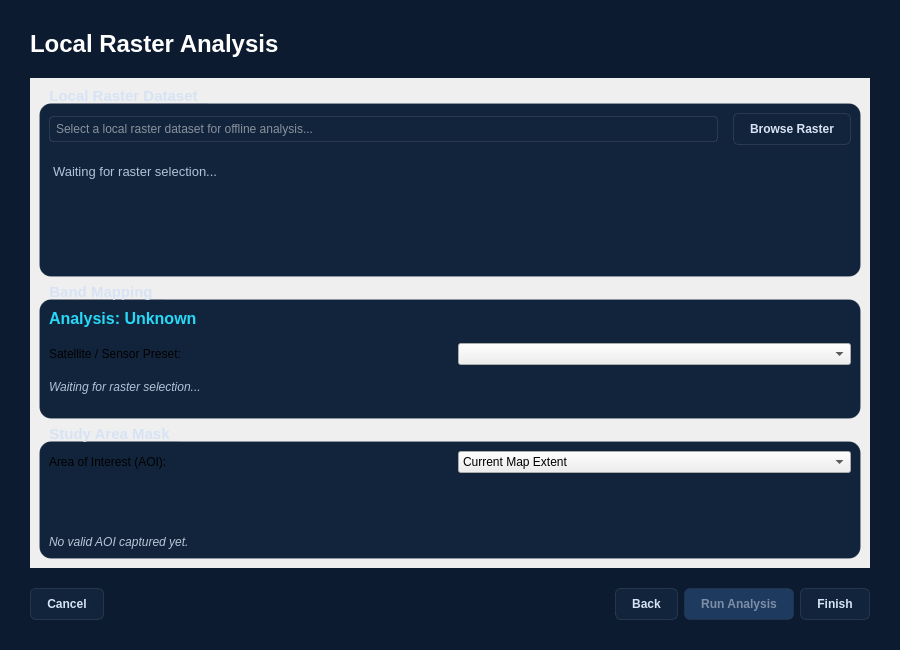
<?xml version="1.0" encoding="UTF-8"?>
<ui version="4.0">
 <class>LocalRasterWizardDialog</class>
 <widget class="QDialog" name="LocalRasterWizardDialog">
  <property name="geometry">
   <rect>
    <x>0</x>
    <y>0</y>
    <width>900</width>
    <height>650</height>
   </rect>
  </property>
  <property name="windowTitle">
   <string>Local Raster Analysis</string>
  </property>
  <property name="styleSheet">
   <string>
QDialog {
    background-color: #0C1B30;
    font-family: 'Segoe UI', system-ui, sans-serif;
}
QGroupBox {
    background-color: #12243B;
    border: 1px solid rgba(255, 255, 255, 0.1);
    border-radius: 12px;
    margin-top: 16px;
    font-size: 11pt;
    font-weight: 600;
    color: #FFFFFF;
}
QGroupBox::title {
    subcontrol-origin: margin;
    subcontrol-position: top left;
    padding: 0 8px;
    color: #D7E3F4;
}
QPushButton {
    padding: 8px 16px;
    border-radius: 6px;
    font-weight: 600;
    font-size: 9pt;
    background-color: #12243B;
    border: 1px solid rgba(255, 255, 255, 0.1);
    color: #D7E3F4;
}
QPushButton:hover {
    background-color: #1E3A5F;
}
QPushButton[cssClass="accent"] {
    background-color: #27D8F7;
    color: white;
    border: none;
    padding: 10px 20px;
    border-radius: 8px;
    font-size: 10pt;
}
QPushButton[cssClass="accent"]:hover {
    background-color: #27D8F7;
}
QPushButton:disabled {
    background-color: #1E3A5F;
    color: #7E8EA5;
    border: 1px solid rgba(255, 255, 255, 0.05);
}
QTableView, QTableWidget {
    background-color: #1E3A5F;
    color: #FFFFFF;
    border: 1px solid rgba(255, 255, 255, 0.1);
    border-radius: 8px;
    gridline-color: rgba(255, 255, 255, 0.10);
    alternate-background-color: #0C1B30;
    selection-background-color: rgba(39, 216, 247, 0.2);
    selection-color: #FFFFFF;
}
QTableView::item, QTableWidget::item {
    color: #FFFFFF;
    background-color: transparent;
}
QTableView::item:selected, QTableWidget::item:selected {
    color: #FFFFFF;
    background-color: rgba(39, 216, 247, 0.2);
}
QTableView::item:alternate, QTableWidget::item:alternate {
    color: #FFFFFF;
}
QTableView::item:disabled, QTableWidget::item:disabled {
    color: #AFC4D8;
}
QHeaderView::section {
    background-color: #0C1B30;
    padding: 8px;
    border: none;
    border-bottom: 1px solid rgba(255, 255, 255, 0.1);
    font-weight: 600;
    color: #FFFFFF;
}
QLabel#lblTitle {
    font-size: 18pt;
    font-weight: 700;
    color: #FFFFFF;
}
QComboBox QAbstractItemView {
    background-color: #12243B;
    color: #FFFFFF;
    selection-background-color: transparent;
    border: 1px solid rgba(255, 255, 255, 0.1);
    border-radius: 8px;
    outline: none;
    padding: 4px;
}
QComboBox QAbstractItemView::item {
    padding: 8px 12px;
    border-radius: 4px;
    color: #FFFFFF;
}
QComboBox QAbstractItemView::item:hover {
    background-color: #1E3A5F;
}
QComboBox QAbstractItemView::item:selected {
    background-color: #1E3A5F;
    color: #27D8F7;
    border-left: 3px solid #27D8F7;
}
QLineEdit, QDateEdit, QSpinBox, QDoubleSpinBox, QAbstractSpinBox {
    color: #FFFFFF;
    selection-color: #FFFFFF;
    selection-background-color: #27D8F7;
    background-color: #12243B;
    border: 1px solid rgba(255, 255, 255, 0.1);
    border-radius: 4px;
    padding: 4px;
}
QLineEdit::placeholder, QDateEdit::placeholder, QSpinBox::placeholder, QDoubleSpinBox::placeholder, QAbstractSpinBox::placeholder {
    color: #B8C6D8;
}
QLineEdit:disabled, QDateEdit:disabled, QSpinBox:disabled, QDoubleSpinBox:disabled, QAbstractSpinBox:disabled, QComboBox:disabled {
    color: #7E8EA5;
}
   </string>
  </property>
  <layout class="QVBoxLayout" name="mainLayout">
   <property name="spacing"><number>20</number></property>
   <property name="margin"><number>30</number></property>
   
   <item>
    <widget class="QLabel" name="lblTitle">
     <property name="text"><string>Local Raster Analysis</string></property>
    </widget>
   </item>
   
   <item>
    <widget class="QStackedWidget" name="stackedWidget">
     
     <!-- Page 1: Configuration -->
     <widget class="QWidget" name="pageConfig">
      <layout class="QVBoxLayout">
       <property name="margin"><number>0</number></property>
       <item>
        <widget class="QScrollArea">
         <property name="widgetResizable"><bool>true</bool></property>
         <property name="frameShape"><enum>QFrame::NoFrame</enum></property>
         <widget class="QWidget" name="scrollContent">
          <layout class="QVBoxLayout">
           
           <!-- Dataset Selection -->
           <item>
            <widget class="QGroupBox" name="grpDataset">
             <property name="title"><string>Local Raster Dataset</string></property>
             <layout class="QVBoxLayout">
              <property name="spacing"><number>15</number></property>
              
              <item>
               <layout class="QHBoxLayout">
                <item><widget class="QLineEdit" name="txtRasterFile"><property name="readOnly"><bool>true</bool></property><property name="placeholderText"><string>Select a local raster dataset for offline analysis...</string></property></widget></item>
                <item><widget class="QPushButton" name="btnBrowseRaster"><property name="text"><string>Browse Raster</string></property></widget></item>
               </layout>
              </item>
              
              <item>
               <widget class="QTextBrowser" name="txtRasterMetadata">
                <property name="styleSheet"><string>border: none; background: transparent; font-size: 10pt; color: #AFC4D8;</string></property>
                <property name="html"><string>Waiting for raster selection...</string></property>
               </widget>
              </item>
              
             </layout>
            </widget>
           </item>

           <!-- Band Mapping -->
           <item>
            <widget class="QGroupBox" name="grpBandMapping">
             <property name="title"><string>Band Mapping</string></property>
             <layout class="QVBoxLayout">
              <property name="spacing"><number>15</number></property>
              
              <item>
               <widget class="QLabel" name="lblAnalysisName">
                <property name="text"><string>Analysis: Unknown</string></property>
                <property name="styleSheet"><string>font-size: 12pt; font-weight: bold; color: #27D8F7;</string></property>
               </widget>
              </item>
              
              <item>
               <layout class="QHBoxLayout">
                <item><widget class="QLabel"><property name="text"><string>Satellite / Sensor Preset:</string></property><property name="minimumSize"><size><width>150</width><height>0</height></size></property></widget></item>
                <item><widget class="QComboBox" name="cmbSensor"></widget></item>
               </layout>
              </item>
              
              <item>
               <widget class="QLabel" name="lblBandStatus">
                <property name="text"><string>&lt;i style="color: #AFC4D8;"&gt;Waiting for raster selection...&lt;/i&gt;</string></property>
                <property name="textFormat"><enum>Qt::RichText</enum></property>
               </widget>
              </item>
              
              <item>
               <widget class="QFrame" name="frameBands">
                <layout class="QVBoxLayout" name="layoutBands">
                 <property name="margin"><number>0</number></property>
                </layout>
               </widget>
              </item>
             </layout>
            </widget>
           </item>

           <!-- Study Area -->
           <item>
            <widget class="QGroupBox" name="grpStudyArea">
             <property name="title"><string>Study Area Mask</string></property>
             <layout class="QVBoxLayout">
              <property name="spacing"><number>15</number></property>
              <item>
               <layout class="QHBoxLayout">
                <item><widget class="QLabel"><property name="text"><string>Area of Interest (AOI):</string></property><property name="minimumSize"><size><width>150</width><height>0</height></size></property></widget></item>
                <item>
                 <widget class="QComboBox" name="cmbAoi">
                  <item><property name="text"><string>Current Map Extent</string></property></item>
                  <item><property name="text"><string>Selected Features in Active Layer</string></property></item>
                  <item><property name="text"><string>Active Layer Bounding Box</string></property></item>
                  <item><property name="text"><string>Draw Polygon</string></property></item>
                  <item><property name="text"><string>Browse Vector File</string></property></item>
                 </widget>
                </item>
               </layout>
              </item>
              <item>
               <widget class="QStackedWidget" name="stkAoiControls">
                <property name="maximumSize"><size><width>16777215</width><height>50</height></size></property>
                <widget class="QWidget" name="pageAoiEmpty"><layout class="QVBoxLayout"><property name="margin"><number>0</number></property></layout></widget>
                <widget class="QWidget" name="pageAoiDraw">
                 <layout class="QHBoxLayout">
                  <property name="margin"><number>0</number></property>
                  <item><spacer><property name="orientation"><enum>Qt::Horizontal</enum></property><property name="sizeHint" stdset="0"><size><width>150</width><height>20</height></size></property></spacer></item>
                  <item><widget class="QPushButton" name="btnStartDrawing"><property name="text"><string>Start Drawing on Map</string></property></widget></item>
                  <item><spacer><property name="orientation"><enum>Qt::Horizontal</enum></property><property name="sizeHint" stdset="0"><size><width>40</width><height>20</height></size></property></spacer></item>
                 </layout>
                </widget>
                <widget class="QWidget" name="pageAoiFile">
                 <layout class="QHBoxLayout">
                  <property name="margin"><number>0</number></property>
                  <item><spacer><property name="orientation"><enum>Qt::Horizontal</enum></property><property name="sizeHint" stdset="0"><size><width>150</width><height>20</height></size></property></spacer></item>
                  <item><widget class="QLineEdit" name="txtAoiFile"><property name="readOnly"><bool>true</bool></property><property name="placeholderText"><string>Select .shp, .gpkg, .geojson...</string></property></widget></item>
                  <item><widget class="QPushButton" name="btnBrowseAoi"><property name="text"><string>Browse...</string></property></widget></item>
                 </layout>
                </widget>
               </widget>
              </item>
              <item>
               <widget class="QLabel" name="lblAoiSummary">
                <property name="text"><string>&lt;i style="color: #B8C6D8;"&gt;No valid AOI captured yet.&lt;/i&gt;</string></property>
                <property name="textFormat"><enum>Qt::RichText</enum></property>
               </widget>
              </item>
             </layout>
            </widget>
           </item>

           <item><spacer><property name="orientation"><enum>Qt::Vertical</enum></property><property name="sizeHint" stdset="0"><size><width>20</width><height>40</height></size></property></spacer></item>
          </layout>
         </widget>
        </widget>
       </item>
      </layout>
     </widget>
     
     <!-- Page 2: Progress -->
     <widget class="QWidget" name="pageProgress">
      <layout class="QVBoxLayout">
       <item><spacer><property name="orientation"><enum>Qt::Vertical</enum></property><property name="sizeHint" stdset="0"><size><width>20</width><height>40</height></size></property></spacer></item>
       <item>
        <widget class="QLabel" name="lblStatus">
         <property name="text"><string>Preparing Local Analysis...</string></property>
         <property name="alignment"><set>Qt::AlignCenter</set></property>
         <property name="styleSheet"><string>font-size: 14pt; font-weight: 600; color: #27D8F7;</string></property>
        </widget>
       </item>
       <item>
        <widget class="QProgressBar" name="progressBar">
         <property name="value"><number>0</number></property>
         <property name="textVisible"><bool>false</bool></property>
         <property name="minimumSize"><size><width>0</width><height>15</height></size></property>
         <property name="maximumSize"><size><width>16777215</width><height>15</height></size></property>
         <property name="styleSheet"><string>
QProgressBar {
    border: none;
    background-color: rgba(255, 255, 255, 0.1);
    border-radius: 7px;
}
QProgressBar::chunk {
    background-color: #27D8F7;
    border-radius: 7px;
}
         </string></property>
        </widget>
       </item>
       <item><spacer><property name="orientation"><enum>Qt::Vertical</enum></property><property name="sizeHint" stdset="0"><size><width>20</width><height>40</height></size></property></spacer></item>
      </layout>
     </widget>

     <!-- Page 3: Summary -->
     <widget class="QWidget" name="pageSummary">
      <layout class="QVBoxLayout">
       <item>
        <widget class="QLabel" name="lblSummaryTitle">
         <property name="text"><string>Analysis Complete!</string></property>
         <property name="alignment"><set>Qt::AlignCenter</set></property>
         <property name="styleSheet"><string>font-size: 18pt; font-weight: bold; color: #10B981;</string></property>
        </widget>
       </item>
       <item>
        <widget class="QTextBrowser" name="txtSummary">
         <property name="styleSheet"><string>border: 1px solid rgba(255, 255, 255, 0.1); border-radius: 8px; background-color: #12243B; font-size: 11pt; padding: 10px; color: #FFFFFF;</string></property>
        </widget>
       </item>
      </layout>
     </widget>
     
    </widget>
   </item>
   
   <item>
    <widget class="QFrame" name="buttonFrame">
     <layout class="QHBoxLayout">
      <property name="margin"><number>0</number></property>
      <item>
       <widget class="QPushButton" name="btnCancel">
        <property name="text"><string>Cancel</string></property>
        <property name="cssClass" stdset="0"><string>none</string></property>
       </widget>
      </item>
      <item><spacer><property name="orientation"><enum>Qt::Horizontal</enum></property><property name="sizeHint" stdset="0"><size><width>40</width><height>20</height></size></property></spacer></item>
      <item>
       <widget class="QPushButton" name="btnBack">
        <property name="text"><string>Back</string></property>
        <property name="cssClass" stdset="0"><string>none</string></property>
       </widget>
      </item>
      <item>
       <widget class="QPushButton" name="btnRun">
        <property name="text"><string>Run Analysis</string></property>
        <property name="cssClass" stdset="0"><string>accent</string></property>
        <property name="enabled"><bool>false</bool></property>
       </widget>
      </item>
      <item>
       <widget class="QPushButton" name="btnFinish">
        <property name="text"><string>Finish</string></property>
        <property name="cssClass" stdset="0"><string>accent</string></property>
       </widget>
      </item>
     </layout>
    </widget>
   </item>
   
  </layout>
 </widget>
 <resources/>
 <connections/>
</ui>
